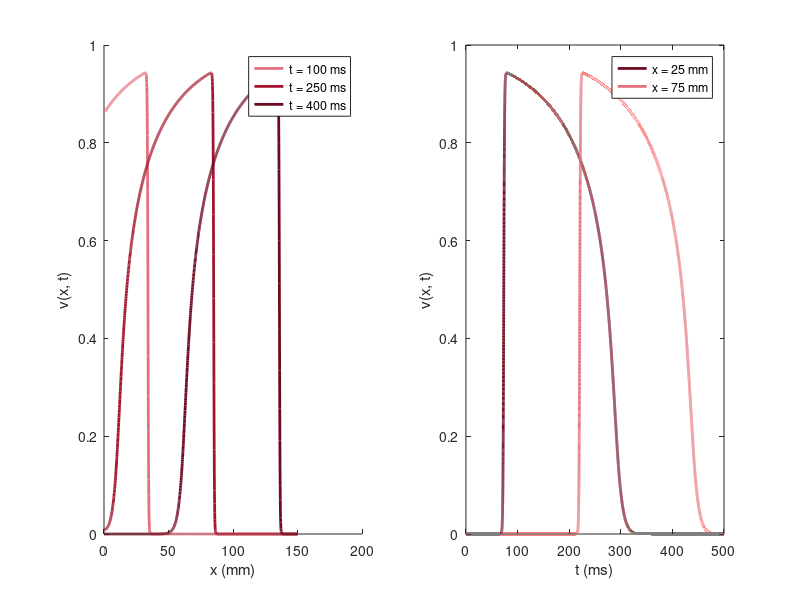

Recreate this plot in MATLAB.
% Abb. 5.2: Ein Puls auf der Faser (Buch, Abschnitt 5.2, Gl. 5.2)
% Kabelgleichung mit dem Mitchell-Schaeffer-Modell, Faser 150 mm, Reiz am linken Ende; Linienmethode mit dem Euler-Verfahren
% (c) 2026 Philipp Kügler · Programm zum Buch „Dynamische Systeme in den Lebenswissenschaften“ · MIT-Lizenz (siehe LICENSE)
tin = 0.3; tout = 6; topen = 100; tclose = 115; vgate = 0.13;   % Parameter in ms
D = 0.1; dx = 0.1; dt = 0.01;                                   % D in mm^2/ms, Gitterabstand in mm, Zeitschritt in ms
L = 150; T = 500;
N = round(L / dx) + 1; x = dx * (0:N-1);
v = zeros(1, N); h = ones(1, N);
reiz = x <= 1;                                                  % Reiz J = 0.2 auf dem ersten Millimeter für 2 ms
schnapp = zeros(3, N); zeiten = [100 250 400];
K = round(T / dt); s25 = zeros(1, K); s75 = zeros(1, K); t_akt = nan(1, N);
for n = 0:K-1
    t = n * dt;
    j = find(abs(zeiten - t) < 1e-6); if ~isempty(j), schnapp(j, :) = v; end
    lap = [v(2) - v(1), v(3:end) - 2 * v(2:end-1) + v(1:end-2), v(end-1) - v(end)];   % Rand ohne Fluss
    dv = h .* v.^2 .* (1 - v) / tin - v / tout + D * lap / dx^2;
    if t < 2, dv(reiz) = dv(reiz) + 0.2; end
    dh = (v < vgate) .* (1 - h) / topen - (v >= vgate) .* h / tclose;
    v = v + dt * dv; h = h + dt * dh;
    neu = isnan(t_akt) & v > 0.5; t_akt(neu) = t + dt;          % Zeitpunkt, an dem v erstmals 0.5 erreicht
    s25(n + 1) = v(251); s75(n + 1) = v(751);
end
c = (x(751) - x(251)) / (t_akt(751) - t_akt(251));
ts = dt * (1:K); a = ts(s75 > 0.1); apd = a(end) - a(1);
fprintf('v = 0.5 bei x = 25 mm nach %.1f ms, bei x = 75 mm nach %.1f ms\n', t_akt(251), t_akt(751));
fprintf('Leitungsgeschwindigkeit c = %.4f mm/ms,  APD = %.1f ms,  Wellenlänge c APD = %.1f mm\n', c, apd, c * apd);
farben = [0.89 0.44 0.49; 0.64 0.08 0.18; 0.43 0.04 0.12];
subplot(1, 2, 1); hold on
for j = 1:3, plot(x, schnapp(j, :), 'Color', farben(j, :), 'LineWidth', 2); end
hold off; xlabel('x (mm)'); ylabel('v(x, t)'); legend('t = 100 ms', 't = 250 ms', 't = 400 ms');
subplot(1, 2, 2);
plot(ts, s25, 'Color', farben(3, :), 'LineWidth', 2); hold on
plot(ts, s75, 'Color', farben(1, :), 'LineWidth', 2); hold off
xlabel('t (ms)'); ylabel('v(x, t)'); legend('x = 25 mm', 'x = 75 mm');
